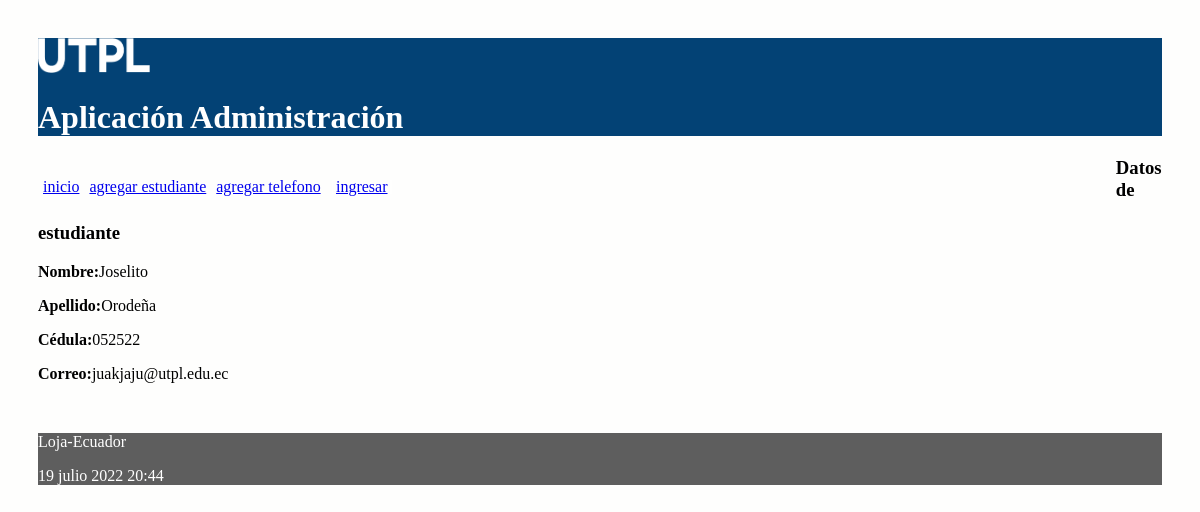
The app's page /estudiante/21 with its own data.
### administrativo/models.py (models this page shows, shortened)
class Estudiante(models.Model):
    nombre = models.CharField(max_length=30)
    apellido = models.CharField(max_length=30)
    cedula = models.CharField(max_length=30, unique=True)
    correo = models.EmailField()

### administrativo/views.py (the view)
# urls.py: path('estudiante/<int:id>', views.obtener_estudiante,
def obtener_estudiante(request, id):
    estudiante = Estudiante.objects.get(pk=id)
    informacion_template = {'estudiante': estudiante}
    return render(request, 'obtener_estudiante.html', informacion_template)

### administrativo/templates/obtener_estudiante.html
{% extends "master.html" %}
{% block content %}
<h3>Datos de estudiante</h3>
<p><b>Nombre:</b>{{estudiante.nombre}}</p>
<p><b>Apellido:</b>{{estudiante.apellido}}</p>
<p><b>Cédula:</b>{{estudiante.cedula}}</p>
<p><b>Correo:</b>{{estudiante.correo}}</p>
<br/>
{% endblock %}

### administrativo/static/css/estilos.css (style rules this page uses)
body { background: #FEFEFD; padding: 30px; }

### records on screen
Estudiante: nombre "Joselito", apellido "Orodeña", cedula "052522", correo "juakjaju@utpl.edu.ec"
